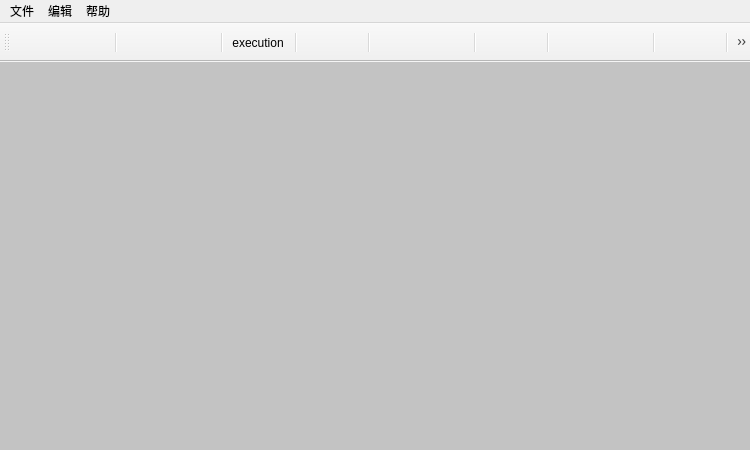
<?xml version="1.0" encoding="UTF-8"?>
<ui version="4.0">
 <class>MainWindow</class>
 <widget class="QMainWindow" name="MainWindow">
  <property name="geometry">
   <rect>
    <x>0</x>
    <y>0</y>
    <width>750</width>
    <height>450</height>
   </rect>
  </property>
  <property name="windowTitle">
   <string>MainWindow</string>
  </property>
  <property name="statusTip">
   <string>状态栏</string>
  </property>
  <property name="styleSheet">
   <string notr="true"/>
  </property>
  <widget class="QWidget" name="centralwidget">
   <layout class="QHBoxLayout" name="horizontalLayout" stretch="10">
    <property name="spacing">
     <number>6</number>
    </property>
    <property name="leftMargin">
     <number>0</number>
    </property>
    <property name="topMargin">
     <number>0</number>
    </property>
    <property name="rightMargin">
     <number>0</number>
    </property>
    <property name="bottomMargin">
     <number>0</number>
    </property>
    <item>
     <widget class="QWidget" name="widget_2" native="true">
      <property name="styleSheet">
       <string notr="true">background-color: rgb(195, 195, 195);</string>
      </property>
      <layout class="QVBoxLayout" name="verticalLayout" stretch="7,3">
       <property name="spacing">
        <number>6</number>
       </property>
       <property name="leftMargin">
        <number>0</number>
       </property>
       <property name="topMargin">
        <number>0</number>
       </property>
       <property name="rightMargin">
        <number>0</number>
       </property>
       <property name="bottomMargin">
        <number>0</number>
       </property>
       <item>
        <widget class="QWidget" name="widget_4" native="true">
         <property name="styleSheet">
          <string notr="true"/>
         </property>
         <layout class="QVBoxLayout" name="verticalLayout_2">
          <property name="spacing">
           <number>0</number>
          </property>
          <property name="leftMargin">
           <number>0</number>
          </property>
          <property name="topMargin">
           <number>0</number>
          </property>
          <property name="rightMargin">
           <number>0</number>
          </property>
          <property name="bottomMargin">
           <number>0</number>
          </property>
         </layout>
        </widget>
       </item>
       <item>
        <widget class="QWidget" name="widget_5" native="true">
         <property name="styleSheet">
          <string notr="true"/>
         </property>
         <layout class="QVBoxLayout" name="verticalLayout_3">
          <property name="spacing">
           <number>0</number>
          </property>
          <property name="leftMargin">
           <number>0</number>
          </property>
          <property name="topMargin">
           <number>0</number>
          </property>
          <property name="rightMargin">
           <number>0</number>
          </property>
          <property name="bottomMargin">
           <number>0</number>
          </property>
         </layout>
        </widget>
       </item>
      </layout>
     </widget>
    </item>
   </layout>
  </widget>
  <widget class="QMenuBar" name="menubar">
   <property name="geometry">
    <rect>
     <x>0</x>
     <y>0</y>
     <width>750</width>
     <height>23</height>
    </rect>
   </property>
   <property name="styleSheet">
    <string notr="true"/>
   </property>
   <widget class="QMenu" name="menu_F">
    <property name="title">
     <string>文件</string>
    </property>
    <addaction name="actionNew"/>
    <addaction name="actionOpen"/>
    <addaction name="actionSave"/>
    <addaction name="actionSaveAs"/>
    <addaction name="separator"/>
    <addaction name="actionPrint"/>
    <addaction name="separator"/>
    <addaction name="actionExit"/>
   </widget>
   <widget class="QMenu" name="menu_E">
    <property name="title">
     <string>编辑</string>
    </property>
    <addaction name="actionUndo"/>
    <addaction name="actionRedo"/>
    <addaction name="separator"/>
    <addaction name="actionShear"/>
    <addaction name="actionCopy"/>
    <addaction name="actionPaste"/>
    <addaction name="actionDelete"/>
    <addaction name="separator"/>
    <addaction name="actionFind"/>
    <addaction name="actionChange"/>
    <addaction name="separator"/>
    <addaction name="actionSelectAll"/>
   </widget>
   <widget class="QMenu" name="menu_H">
    <property name="title">
     <string>帮助</string>
    </property>
    <addaction name="actionHelp"/>
    <addaction name="actionAbout"/>
   </widget>
   <addaction name="menu_F"/>
   <addaction name="menu_E"/>
   <addaction name="menu_H"/>
  </widget>
  <widget class="QToolBar" name="toolBar">
   <property name="windowTitle">
    <string>toolBar</string>
   </property>
   <attribute name="toolBarArea">
    <enum>TopToolBarArea</enum>
   </attribute>
   <attribute name="toolBarBreak">
    <bool>false</bool>
   </attribute>
   <addaction name="actionT_New"/>
   <addaction name="actionT_Open"/>
   <addaction name="actionT_Save"/>
   <addaction name="separator"/>
   <addaction name="actionT_Copy"/>
   <addaction name="actionT_Paste"/>
   <addaction name="actionT_Shear"/>
   <addaction name="separator"/>
   <addaction name="actionT_Execution"/>
   <addaction name="separator"/>
   <addaction name="actionT_Undo"/>
   <addaction name="actionT_Redo"/>
   <addaction name="separator"/>
   <addaction name="actionT_Bold"/>
   <addaction name="actionT_Incline"/>
   <addaction name="actionT_Underline"/>
   <addaction name="separator"/>
   <addaction name="actionT_Lower2upper"/>
   <addaction name="actionT_Upper2lower"/>
   <addaction name="separator"/>
   <addaction name="actionaT_Alignleft"/>
   <addaction name="actionaT_Aligncenter"/>
   <addaction name="actionaT_Alignright"/>
   <addaction name="separator"/>
   <addaction name="actionT_Font"/>
   <addaction name="actionT_Color"/>
   <addaction name="separator"/>
   <addaction name="actionT_Pattern"/>
   <addaction name="separator"/>
  </widget>
  <action name="actionNew">
   <property name="text">
    <string>新建(&amp;N)</string>
   </property>
   <property name="iconText">
    <string>新建(N)</string>
   </property>
   <property name="statusTip">
    <string>新建一个文本</string>
   </property>
   <property name="shortcut">
    <string>Ctrl+N</string>
   </property>
  </action>
  <action name="actionOpen">
   <property name="text">
    <string>打开(&amp;O)</string>
   </property>
   <property name="statusTip">
    <string>打开一个文本</string>
   </property>
   <property name="shortcut">
    <string>Ctrl+O</string>
   </property>
  </action>
  <action name="actionSave">
   <property name="text">
    <string>保存(&amp;S)</string>
   </property>
   <property name="statusTip">
    <string>保存这个文本</string>
   </property>
   <property name="shortcut">
    <string>Ctrl+S</string>
   </property>
  </action>
  <action name="actionSaveAs">
   <property name="text">
    <string>另存为(&amp;A)</string>
   </property>
   <property name="statusTip">
    <string>文本另存为</string>
   </property>
  </action>
  <action name="actionPrint">
   <property name="text">
    <string>打印(&amp;P)</string>
   </property>
   <property name="statusTip">
    <string>打印这个文本</string>
   </property>
   <property name="shortcut">
    <string>Ctrl+P</string>
   </property>
  </action>
  <action name="actionExit">
   <property name="text">
    <string>退出(&amp;X)</string>
   </property>
   <property name="statusTip">
    <string>退出界面</string>
   </property>
  </action>
  <action name="actionUndo">
   <property name="text">
    <string>撤销(&amp;U)</string>
   </property>
   <property name="shortcut">
    <string>Ctrl+Z</string>
   </property>
  </action>
  <action name="actionRedo">
   <property name="text">
    <string>重做(&amp;R)</string>
   </property>
   <property name="shortcut">
    <string>Ctrl+Y</string>
   </property>
  </action>
  <action name="actionShear">
   <property name="text">
    <string>剪切(&amp;T)</string>
   </property>
   <property name="shortcut">
    <string>Ctrl+X</string>
   </property>
  </action>
  <action name="actionCopy">
   <property name="text">
    <string>复制(&amp;C)</string>
   </property>
   <property name="shortcut">
    <string>Ctrl+C</string>
   </property>
  </action>
  <action name="actionPaste">
   <property name="text">
    <string>粘贴(&amp;P)</string>
   </property>
   <property name="shortcut">
    <string>Ctrl+V</string>
   </property>
  </action>
  <action name="actionDelete">
   <property name="text">
    <string>删除(&amp;L)</string>
   </property>
   <property name="shortcut">
    <string>Del</string>
   </property>
  </action>
  <action name="actionFind">
   <property name="text">
    <string>查找(&amp;F)</string>
   </property>
   <property name="shortcut">
    <string>Ctrl+F</string>
   </property>
  </action>
  <action name="actionChange">
   <property name="text">
    <string>替换(&amp;H)</string>
   </property>
   <property name="shortcut">
    <string>Ctrl+H</string>
   </property>
  </action>
  <action name="actionSelectAll">
   <property name="text">
    <string>全选(&amp;A)</string>
   </property>
   <property name="shortcut">
    <string>Ctrl+A</string>
   </property>
  </action>
  <action name="actionHelp">
   <property name="text">
    <string>查看帮助(&amp;H)</string>
   </property>
   <property name="shortcut">
    <string>Shift+H</string>
   </property>
  </action>
  <action name="actionAbout">
   <property name="text">
    <string>关于记事本(&amp;A)</string>
   </property>
   <property name="shortcut">
    <string>Shift+A</string>
   </property>
  </action>
  <action name="actionT_New">
   <property name="icon">
    <iconset>
     <normalon>:/editor/images/new_file.png</normalon>
    </iconset>
   </property>
   <property name="text">
    <string/>
   </property>
   <property name="toolTip">
    <string>新建</string>
   </property>
   <property name="shortcut">
    <string>Ctrl+N</string>
   </property>
  </action>
  <action name="actionT_Open">
   <property name="icon">
    <iconset>
     <normalon>:/editor/images/open_file.png</normalon>
    </iconset>
   </property>
   <property name="text">
    <string/>
   </property>
   <property name="toolTip">
    <string>打开</string>
   </property>
   <property name="shortcut">
    <string>Ctrl+O</string>
   </property>
  </action>
  <action name="actionT_Save">
   <property name="icon">
    <iconset>
     <normalon>:/editor/images/save.png</normalon>
    </iconset>
   </property>
   <property name="text">
    <string/>
   </property>
   <property name="toolTip">
    <string>保存</string>
   </property>
   <property name="shortcut">
    <string>Ctrl+S</string>
   </property>
  </action>
  <action name="actionT_Copy">
   <property name="icon">
    <iconset>
     <normalon>:/editor/images/copy.png</normalon>
    </iconset>
   </property>
   <property name="text">
    <string/>
   </property>
   <property name="toolTip">
    <string>复制</string>
   </property>
   <property name="shortcut">
    <string>Ctrl+C</string>
   </property>
  </action>
  <action name="actionT_Paste">
   <property name="icon">
    <iconset>
     <normalon>:/editor/images/paste.png</normalon>
    </iconset>
   </property>
   <property name="text">
    <string/>
   </property>
   <property name="toolTip">
    <string>粘贴</string>
   </property>
   <property name="shortcut">
    <string>Ctrl+V</string>
   </property>
  </action>
  <action name="actionT_Shear">
   <property name="icon">
    <iconset>
     <normalon>:/editor/images/shear.png</normalon>
    </iconset>
   </property>
   <property name="text">
    <string/>
   </property>
   <property name="toolTip">
    <string>剪切</string>
   </property>
   <property name="shortcut">
    <string>Ctrl+X</string>
   </property>
  </action>
  <action name="actionT_Undo">
   <property name="icon">
    <iconset>
     <normalon>:/editor/images/undo.png</normalon>
    </iconset>
   </property>
   <property name="text">
    <string/>
   </property>
   <property name="toolTip">
    <string>撤销</string>
   </property>
   <property name="shortcut">
    <string>Ctrl+Z</string>
   </property>
  </action>
  <action name="actionT_Redo">
   <property name="icon">
    <iconset>
     <normalon>:/editor/images/redo.png</normalon>
    </iconset>
   </property>
   <property name="text">
    <string/>
   </property>
   <property name="toolTip">
    <string>重做</string>
   </property>
   <property name="shortcut">
    <string>Ctrl+Y</string>
   </property>
  </action>
  <action name="actionT_Bold">
   <property name="icon">
    <iconset>
     <normalon>:/editor/images/bold.png</normalon>
    </iconset>
   </property>
   <property name="text">
    <string/>
   </property>
   <property name="toolTip">
    <string>粗体</string>
   </property>
   <property name="shortcut">
    <string>Ctrl+B</string>
   </property>
  </action>
  <action name="actionT_Incline">
   <property name="icon">
    <iconset>
     <normalon>:/editor/images/incline.png</normalon>
    </iconset>
   </property>
   <property name="text">
    <string/>
   </property>
   <property name="toolTip">
    <string>倾斜</string>
   </property>
   <property name="shortcut">
    <string>Ctrl+I</string>
   </property>
  </action>
  <action name="actionT_Underline">
   <property name="icon">
    <iconset>
     <normalon>:/editor/images/underline.png</normalon>
    </iconset>
   </property>
   <property name="text">
    <string/>
   </property>
   <property name="toolTip">
    <string>下划线</string>
   </property>
   <property name="shortcut">
    <string>Ctrl+U</string>
   </property>
  </action>
  <action name="actionT_Lower2upper">
   <property name="icon">
    <iconset>
     <normalon>:/editor/images/lower2upper.png</normalon>
    </iconset>
   </property>
   <property name="text">
    <string/>
   </property>
   <property name="toolTip">
    <string>转大写</string>
   </property>
  </action>
  <action name="actionT_Upper2lower">
   <property name="icon">
    <iconset>
     <normalon>:/editor/images/upper2lower.png</normalon>
    </iconset>
   </property>
   <property name="text">
    <string/>
   </property>
   <property name="toolTip">
    <string>转小写</string>
   </property>
  </action>
  <action name="actionaT_Alignleft">
   <property name="icon">
    <iconset>
     <normalon>:/editor/images/alignleft.png</normalon>
    </iconset>
   </property>
   <property name="text">
    <string/>
   </property>
   <property name="toolTip">
    <string>居左</string>
   </property>
   <property name="shortcut">
    <string>Ctrl+L</string>
   </property>
  </action>
  <action name="actionaT_Aligncenter">
   <property name="icon">
    <iconset>
     <normalon>:/editor/images/aligncenter.png</normalon>
    </iconset>
   </property>
   <property name="text">
    <string/>
   </property>
   <property name="toolTip">
    <string>居中</string>
   </property>
   <property name="shortcut">
    <string>Ctrl+E</string>
   </property>
  </action>
  <action name="actionaT_Alignright">
   <property name="icon">
    <iconset>
     <normalon>:/editor/images/alignright.png</normalon>
    </iconset>
   </property>
   <property name="text">
    <string/>
   </property>
   <property name="toolTip">
    <string>居右</string>
   </property>
   <property name="shortcut">
    <string>Ctrl+R</string>
   </property>
  </action>
  <action name="actionT_Font">
   <property name="icon">
    <iconset>
     <normalon>:/editor/images/font.png</normalon>
    </iconset>
   </property>
   <property name="text">
    <string/>
   </property>
   <property name="toolTip">
    <string>字体</string>
   </property>
   <property name="shortcut">
    <string>Ctrl+Shift+F</string>
   </property>
  </action>
  <action name="actionT_Color">
   <property name="icon">
    <iconset>
     <normalon>:/editor/images/font_color.png</normalon>
    </iconset>
   </property>
   <property name="text">
    <string/>
   </property>
   <property name="toolTip">
    <string>颜色</string>
   </property>
   <property name="shortcut">
    <string>Ctrl+Shift+C</string>
   </property>
  </action>
  <action name="actionT_Pattern">
   <property name="icon">
    <iconset>
     <normalon>:/editor/images/pattern_switch.png</normalon>
    </iconset>
   </property>
   <property name="text">
    <string/>
   </property>
   <property name="toolTip">
    <string>切换模式</string>
   </property>
  </action>
  <action name="actionT_Execution">
   <property name="icon">
    <iconset>
     <normalon>:/editor/images/execution.png</normalon>
    </iconset>
   </property>
   <property name="text">
    <string>execution</string>
   </property>
   <property name="toolTip">
    <string>执行</string>
   </property>
  </action>
 </widget>
 <resources>
  <include location="../my_images.qrc"/>
 </resources>
 <connections>
  <connection>
   <sender>actionExit</sender>
   <signal>triggered()</signal>
   <receiver>MainWindow</receiver>
   <slot>close()</slot>
   <hints>
    <hint type="sourcelabel">
     <x>-1</x>
     <y>-1</y>
    </hint>
    <hint type="destinationlabel">
     <x>374</x>
     <y>224</y>
    </hint>
   </hints>
  </connection>
 </connections>
</ui>
